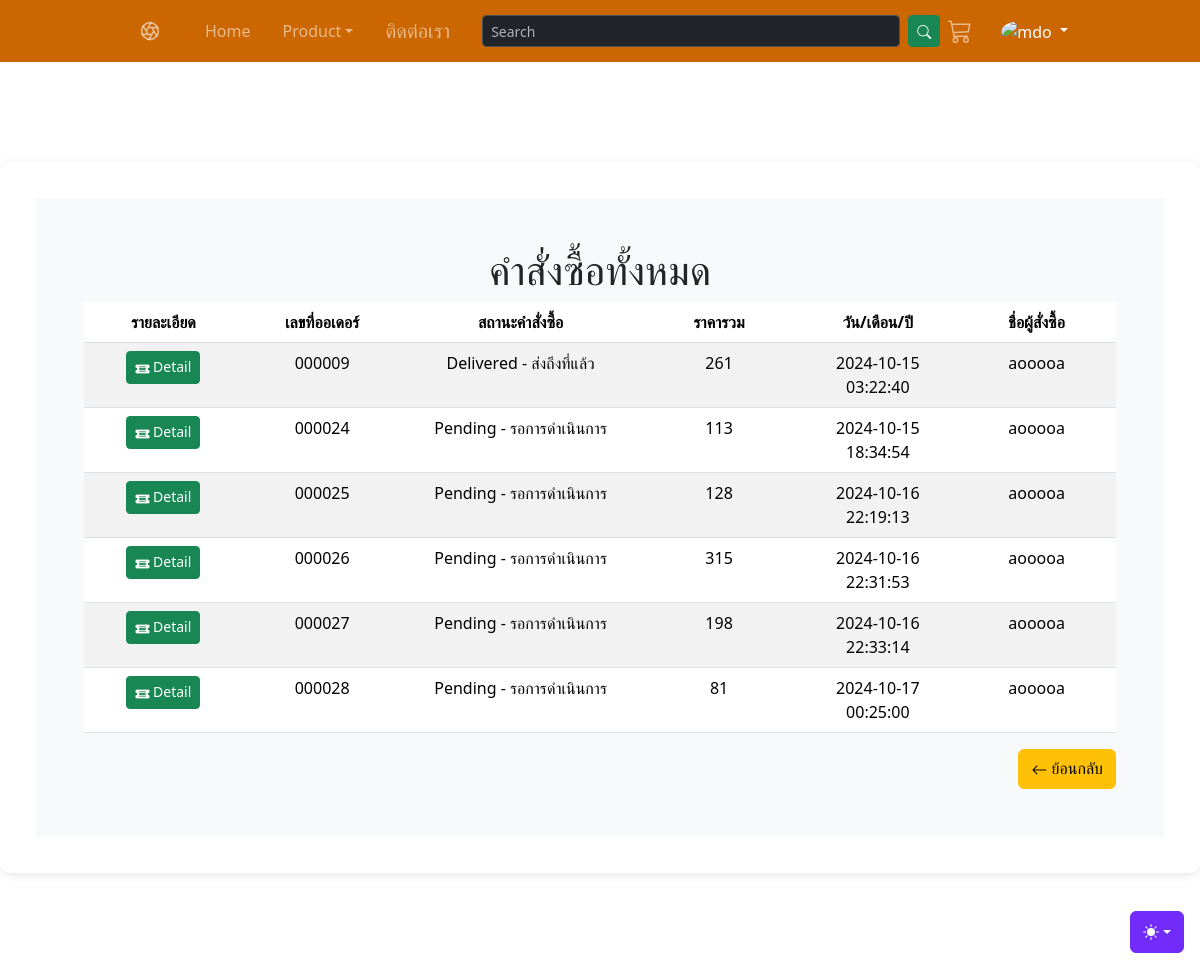
The app's page /product/user_orders.php with its own data.
### tables this page shows
CREATE TABLE `orders` (
  `o_id` int(6) UNSIGNED ZEROFILL NOT NULL,
  `s_id` int(7) NOT NULL,
  `o_total` int(6) NOT NULL,
  `o_date` datetime NOT NULL,
  `u_id` int(6) NOT NULL
);

CREATE TABLE `order_status` (
  `s_id` int(7) NOT NULL,
  `o_status` varchar(200) NOT NULL
);

CREATE TABLE `users` (
  `u_id` int(7) NOT NULL,
  `u_fullname` varchar(200) NOT NULL,
  `u_email` varchar(200) NOT NULL,
  `u_password` varchar(200) NOT NULL,
  `u_tel` varchar(200) NOT NULL,
  `u_address` text NOT NULL,
  `u_address2` text NOT NULL,
  `u_address3` text NOT NULL,
  `u_address4` text NOT NULL,
  `u_address5` text NOT NULL
);

### product/user_orders.php (the view, shortened to what this page needs)
<!doctype html>
<html lang="en" data-bs-theme="auto">
  <head><script src="../assets/js/color-modes.js"></script>
   <link href="https://cdn.jsdelivr.net/npm/bootstrap@5.3.3/dist/css/bootstrap.min.css" rel="stylesheet">
<link rel="stylesheet" href="https://cdn.jsdelivr.net/npm/bootstrap-icons@1.11.3/font/bootstrap-icons.min.css">
    <link href="https://cdn.jsdelivr.net/npm/bootstrap@5.3.0-alpha1/dist/css/bootstrap.min.css" rel="stylesheet">
    <link rel="stylesheet" href="https://cdn.jsdelivr.net/npm/@docsearch/css@3">
<link href="../assets/dist/css/bootstrap.min.css" rel="stylesheet">
    <link href="product.css" rel="stylesheet">
  </head>
  <body>
    <div class="dropdown position-fixed bottom-0 end-0 mb-3 me-3 bd-mode-toggle">
      <button class="btn btn-bd-primary py-2 dropdown-toggle d-flex align-items-center"
              id="bd-theme"
              type="button"
              aria-expanded="false"
              data-bs-toggle="dropdown"
              aria-label="Toggle theme (auto)">
        <svg class="bi my-1 theme-icon-active" width="1em" height="1em"><use href="#circle-half"></use></svg>
      </button>
    </div>
<nav class="navbar navbar-expand-md" style="background-color:#CC6600;" data-bs-theme="dark">
  <div class="container">
    <div class="offcanvas offcanvas-end" tabindex="-1" id="offcanvas" aria-labelledby="offcanvasLabel">
      <div class="offcanvas-body">
        <ul class="navbar-nav d-flex justify-content-between w-100 align-items-center">
          <li class="nav-item me-4"><a class="nav-link fs-5" href="index.php">
            <svg class="bi" width="20" height="20"><use xlink:href="#aperture"/></svg>
          </a></li>
			   <li class="nav-item me-3"><a class="nav-link fs-6" href="mainpage.php">Home</a></li>
				<li class="nav-item dropdown me-3">
				<a class="nav-link dropdown-toggle fs-6" href="#" id="navbarDropdown" role="button" data-bs-toggle="dropdown" aria-expanded="false">
					Product
				</a>
			</li>
          <li class="nav-item me-4"><a class="nav-link fs-5" href="me2.php">ติดต่อเรา      </a></li>
          <li class="nav-item flex-grow-1">
            <form method="post" action="" class="d-flex justify-content-center">
              <input type="text" Placeholder="Search" name="search" class="form-control form-control-sm me-2" autofocus>
              <button class="btn btn-success btn-sm " type="submit" name="Submit"><i class="bi bi-search"></i></button>
            </form>
          </li>
          <li class="nav-item me-3"><a class="nav-link fs-6" href="basket.php">
            <svg class="bi " width="24" height="24"><use xlink:href="#cart"/></svg>
          </a></li>
<div class="dropdown text-end">
    <a href="#" class="d-block link-body-emphasis text-decoration-none dropdown-toggle" data-bs-toggle="dropdown" aria-expanded="false">
        <img src="https://github.com/mdo.png" alt="mdo" width="32" height="32" class="rounded-circle">
    </a>
</div>
        </ul>
      </div>
    </div>
  </div>
</nav>
<main class="form-signin w-100 m-100" style="margin-top: 100px;">
  <div class="position-relative overflow-hidden p-3 p-md-5 m-md-3 text-center bg-body-tertiary" >
		<h1>คำสั่งซื้อทั้งหมด</h1>
<table id="myTable" class="table table-striped table-hover" style="width:100%">
        <thead>
            <tr>
			  <th width="10%">รายละเอียด</th>
                <th width="10%">เลขที่ออเดอร์</th>
				<th width="15%">สถานะคำสั่งซื้อ</th>
                <th width="10%">ราคารวม</th>
                <th width="10%">วัน/เดือน/ปี</th>
                <th width="10%">ชื่อผู้สั่งซื้อ</th>
            </tr>
        </thead>
        <tbody>
<?php
        include_once("connectdb.php");
        $sql = "
            SELECT
                o.o_id,
                os.o_status,
                o.o_total,
                o.o_date,
                u.u_fullname
            FROM
                orders o
            LEFT JOIN
                order_status os ON o.s_id = os.s_id
            LEFT JOIN
                users u ON o.u_id = u.u_id
        ";
        $rs = mysqli_query($conn, $sql);
        while ($data = mysqli_fetch_array($rs)) {
        ?>
<td>
<a href="user_order_detail.php?o_id=<?= $data['o_id']; ?>" class="btn btn-success btn-sm">
        <i class="bi bi-ticket-detailed-fill"></i> Detail
    </a>
</td>
                <td><?=$data['o_id'];?></td>
                <td><?=$data['o_status'];?></td>
                <td><?=$data['o_total'];?></td>
                <td><?=$data['o_date'];?></td>
                <td><?=$data['u_fullname'];?></td>
        <?php
        }
        ?>
    </tbody>
</table>
	  <div class="text-end">
    <button type="button" class="btn btn-warning" onclick="window.location.href='mainpage.php'">
        <i class="bi bi-arrow-left"></i> ย้อนกลับ
    </button>
</div>
</div>
  </main>
<footer class="container py-5">
</footer>
    </body>
</html>

### product/product.css (style rules this page uses)
.container { max-width: 960px; }

### product/user_orders.php (style rules this page uses)
.bi { vertical-align: -.125em; fill: currentColor; }
.btn-bd-primary { --bd-violet-bg: #712cf9; --bd-violet-rgb: 112.520718, 44.062154, 249.437846; --bs-btn-font-weight: 600; --bs-btn-color: var(--bs-white); --bs-btn-bg: var(--bd-violet-bg); --bs-btn-border-color: var(--bd-violet-bg); --bs-btn-hover-color: var(--bs-white); --bs-btn-hover-bg: #6528e0; --bs-btn-hover-border-color: #6528e0; --bs-btn-focus-shadow-rgb: var(--bd-violet-rgb); --bs-btn-active-color: var(--bs-btn-hover-color); --bs-btn-active-bg: #5a23c8; --bs-btn-active-border-color: #5a23c8; }
.bd-mode-toggle { z-index: 1500; }
.navbar-nav .nav-item { white-space: nowrap; }
.nav-link { display: flex; align-items: center; }
.nav-link svg { margin-right: 5px; }
.form-signin { max-width: 1300px; width: 100%; margin: auto; padding: 20px; background-color: rgba(255, 255, 255, 0.8); border-radius: 10px; box-shadow: 0 2px 10px rgba(0, 0, 0, 0.1); }

### records on screen
orders: o_id "000009", s.o_status "Delivered - ส่งถึงที่แล้ว", o_total "261", o_date "2024-10-15 03:22:40", u.u_fullname "aooooa"
orders: o_id "000024", s.o_status "Pending - รอการดำเนินการ", o_total "113", o_date "2024-10-15 18:34:54", u.u_fullname "aooooa"
orders: o_id "000025", s.o_status "Pending - รอการดำเนินการ", o_total "128", o_date "2024-10-16 22:19:13", u.u_fullname "aooooa"
orders: o_id "000026", s.o_status "Pending - รอการดำเนินการ", o_total "315", o_date "2024-10-16 22:31:53", u.u_fullname "aooooa"
orders: o_id "000027", s.o_status "Pending - รอการดำเนินการ", o_total "198", o_date "2024-10-16 22:33:14", u.u_fullname "aooooa"
orders: o_id "000028", s.o_status "Pending - รอการดำเนินการ", o_total "81", o_date "2024-10-17 00:25:00", u.u_fullname "aooooa"
